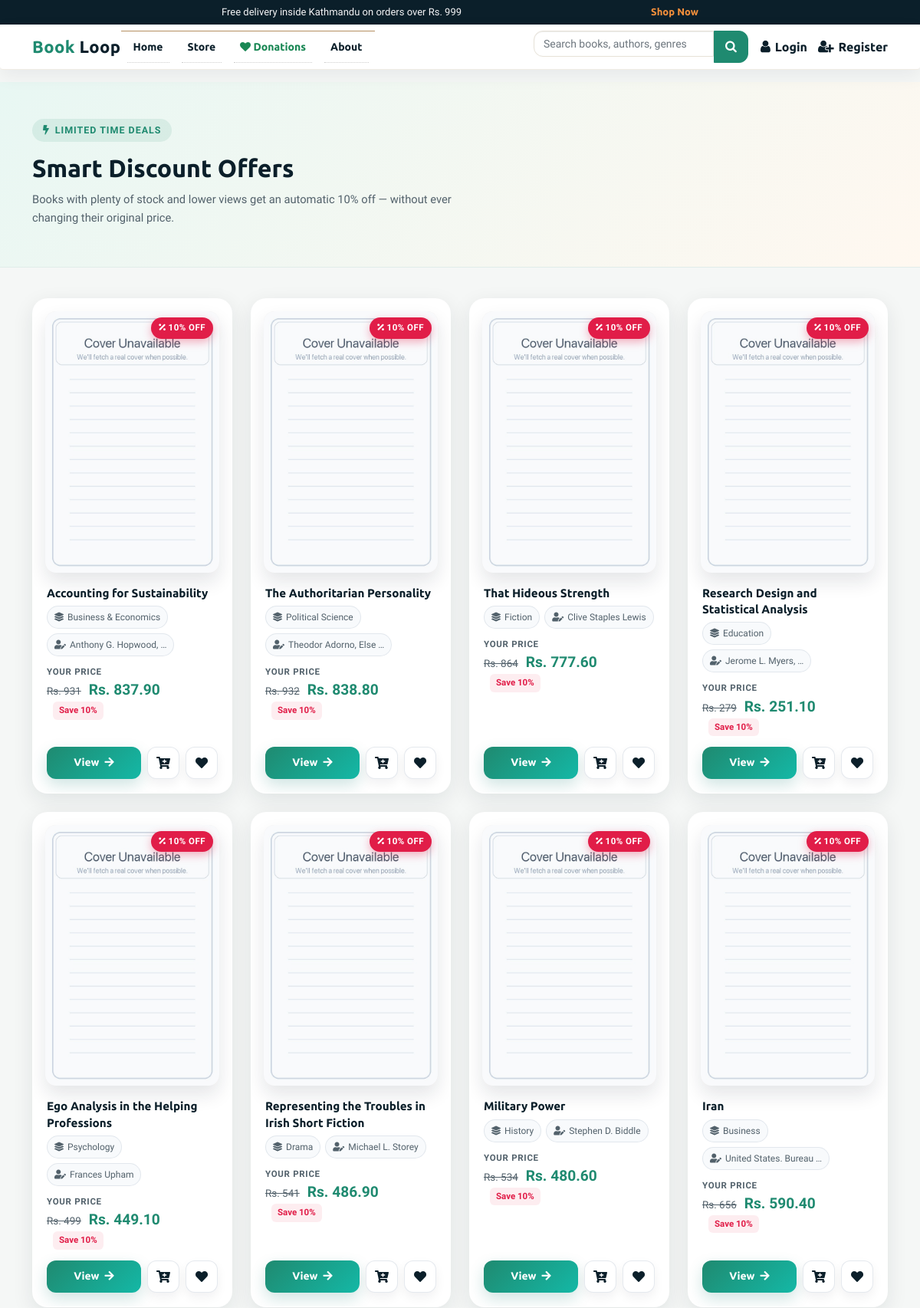
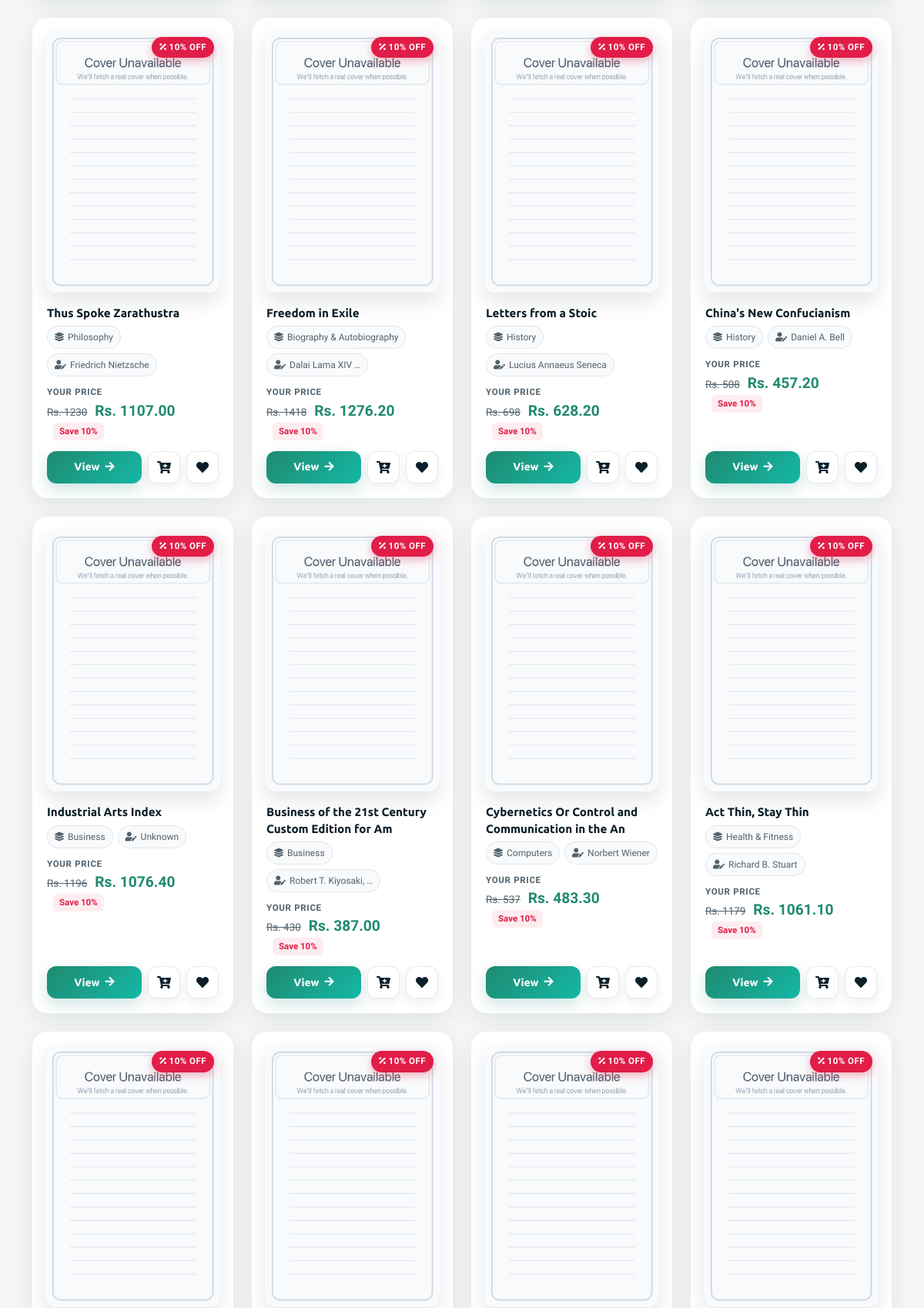
/offers/discounts/ (upper part), run on the app's committed database (2 pictures, top to bottom).
### books/models.py (models this page shows, shortened)
class Product(models.Model):
    Book_name = models.CharField(max_length=50)
    Author = models.CharField(max_length=50, default="")
    genre = models.CharField(max_length=300)
    description = models.CharField(max_length=1000, default="")
    price = models.IntegerField(default=0)
    pub_date = models.DateField(default=timezone.now)
    quantity = models.PositiveBigIntegerField(default=1)
    seller = models.ForeignKey(
        settings.AUTH_USER_MODEL,
        on_delete=models.SET_NULL,
        null=True,
        blank=True,
        related_name="products",
    )
    listing_type = models.CharField(
        max_length=10,
        choices=LISTING_CHOICES,
        default="sell",
    )
    listing_status = models.CharField(
        max_length=20,
        choices=LISTING_STATUS,
        default="approved",
    )
    swap_preference = models.CharField(
        max_length=255,
        blank=True,
        null=True,
        help_text="Title or genre of the book you want in exchange.",
    )
    condition = models.CharField(
        max_length=50,
        blank=True,
        null=True,
        help_text=(
            "Physical condition of the book for swapping "
            "(e.g. New, Like New, Good, Heavily Used)."
        ),
    )
    location = models.CharField(
        max_length=255,
        blank=True,
        null=True,
        help_text="City or neighborhood for the swap",
    )
    contact_email = models.EmailField(
        blank=True,
        null=True,
        help_text="Email for other users to contact you for swapping",
    )
    image = CloudinaryField("image", folder="bookloop_covers", null=True, blank=True)
    sequence = models.IntegerField(default=0)
    views = models.PositiveIntegerField(default=0)
    average_rating = models.FloatField(default=0.0)
    rating_count = models.PositiveIntegerField(default=0)
    @property
    def discounted_price(self) -> Decimal:
        return round(Decimal(self.price) * Decimal("0.90"), 2)

### books/views.py (the view)
# urls.py: path('offers/discounts/', views.DiscountOffersView.as_view(), name='discount_offers'),
class DiscountOffersView(ListView):
    model = Product
    template_name = "discount_offers.html"
    context_object_name = "discount_books"
    def get_queryset(self):
        return (
            Product.objects.filter(quantity__gte=5, views__lte=50)
            .order_by("-quantity")
        )
    def get_context_data(self, **kwargs):  # type: ignore[override]
        context = super().get_context_data(**kwargs)
        cart_items = 0
        if self.request.user.is_authenticated:
            order, _ = Order.objects.get_or_create(
                user=self.request.user.username,
                complete=False,
            )
            cart_items = order.get_cart_items
        context["cartItems"] = cart_items
        return context

### transactions/context_processors.py (called while the page is built, shortened)
def cart_item_count(request):
    if not request.user.is_authenticated:
        return {"cart_count": 0, "cartItems": 0}

### templates/discount_offers.html (shortened to what this page needs)
{% load static %}
{% include 'components/base/base-top.html' %}
<link href="https://cdn.jsdelivr.net/npm/bootstrap@5.0.0-beta3/dist/css/bootstrap.min.css" rel="stylesheet"
>
<link rel="stylesheet" href="https://use.fontawesome.com/releases/v5.15.3/css/all.css"
>
{% include 'components/header/header.html' %}
<section class="discount-hero">
  <div class="container">
    <div class="discount-eyebrow"><i class="fas fa-bolt"></i> Limited time deals</div>
    <h1 class="discount-title">Smart Discount Offers</h1>
    <p class="discount-sub">Books with plenty of stock and lower views get an automatic 10% off — without ever changing their original price.</p>
  </div>
</section>
<section class="discount-grid-wrap">
  <div class="container">
    <div class="row row-cols-2 row-cols-md-3 row-cols-lg-4 g-4">
      {% for product in discount_books %}
      <div class="col">
        <div class="disc-card">
          <div class="disc-img-wrap">
            <span class="disc-badge"><i class="fas fa-percentage"></i> 10% OFF</span>
            <a href="{% url 'product' product.id %}">
              {% if product.image %}
              <img src="{{ product.image.url }}" alt="{{ product.Book_name }}"
                   data-fallback="{% static 'images/default_cover.jpg' %}"
                   onerror="this.onerror=null;this.src=this.dataset.fallback;">
              {% else %}
              <img src="{% static 'images/default_cover.jpg' %}" alt="{{ product.Book_name }}">
              {% endif %}
            </a>
          </div>
          <div class="disc-body">
            <h5 class="disc-title">{{ product.Book_name }}</h5>
            <div class="disc-meta">
              <span class="disc-chip"><i class="fas fa-layer-group"></i> {{ product.genre }}</span>
              <span class="disc-chip"><i class="fas fa-user-edit"></i> {{ product.Author|truncatewords:3 }}</span>
            </div>
            <div class="disc-price-block">
              <div class="disc-label">Your price</div>
              <div>
                <del class="disc-orig">Rs. {{ product.price }}</del>
                <span class="disc-new">Rs. {{ product.discounted_price }}</span>
                <span class="disc-saving">Save 10%</span>
              </div>
            </div>
            <div class="disc-actions">
              <a href="{% url 'product' product.id %}" class="disc-btn-details">
                View <i class="fas fa-arrow-right"></i>
              </a>
              <button data-product="{{ product.id }}" data-action="add"
                      class="disc-icon-btn disc-cart-btn update-cart" title="Add to cart">
                <i class="fas fa-cart-plus"></i>
              </button>
              <span class="product_data addToWishlist disc-icon-btn disc-wish-btn" title="Save to wishlist">
                <i class="fas fa-heart"></i>
              </span>
            </div>
          </div>
        </div>
      </div>
      {% endfor %}
    </div>
  </div>
</section>
{% include 'components/footer/footer.html' %}
{% include 'components/base/base-bottom.html' %}

### static/css/style.css (style rules this page uses)
html, body { font-size: 100%; font-family: 'Open Sans', sans-serif; background:#ffffff; }
p { margin:0; }
h1,h2,h3,h4,h5,h6,a { font-family:'Ubuntu', sans-serif !important; margin:0; }

### templates/components/header/header.html (style rules this page uses)
:root { --bw-ink: #0b1f2a; --bw-muted: #52616b; --bw-accent: #1f8a70; --bw-accent-2: #f28f3b; --bw-surface: #ffffff; }

### templates/discount_offers.html (style rules this page uses)
:root { --bw-ink: #0b1f2a; --bw-muted: #52616b; --bw-accent: #1f8a70; --bw-accent-soft: #e8f7f3; --bw-surface: #ffffff; --bw-paper: #f7f3eb; --bw-shadow: 0 8px 28px rgba(11,31,42,0.09); --bw-shadow-hover: 0 18px 44px rgba(11,31,42,0.15); }
body { font-family: 'Work Sans', sans-serif; color: var(--bw-ink); background: #f5f7f6; }
.discount-hero { background: linear-gradient(135deg, #e8f7f3 0%, #fff8f0 100%); border-bottom: 1px solid #e0ede9; padding: 48px 0 36px; }
.discount-eyebrow { display: inline-flex; align-items: center; gap: 7px; font-size: 0.78rem; font-weight: 700; text-transform: uppercase; letter-spacing: .08em; color: var(--bw-accent); background: rgba(31,138,112,0.1); padding: 6px 14px; border-radius: 999px; margin-bottom: 14px; }
.discount-title { font-family: 'Merriweather', serif; font-size: 2rem; font-weight: 700; color: var(--bw-ink); line-height: 1.25; margin-bottom: 10px; }
.discount-sub { color: var(--bw-muted); font-size: 0.92rem; max-width: 560px; line-height: 1.6; }
.discount-grid-wrap { padding: 40px 0 64px; }
.disc-card { position: relative; border-radius: 20px; overflow: hidden; background: var(--bw-surface); border: 1px solid rgba(255,255,255,0.75); box-shadow: var(--bw-shadow); display: flex; flex-direction: column; height: 100%; transition: transform 0.25s ease, box-shadow 0.25s ease; }
.disc-img-wrap { position: relative; padding: 16px 16px 0; }
.disc-img-wrap a { display: block; }
.disc-img-wrap img { display: block; width: 100%; aspect-ratio: 2 / 3; object-fit: contain; background: #f0eee9; border-radius: 14px; box-shadow: 0 12px 24px rgba(15,23,42,0.11); }
.disc-badge { position: absolute; top: 24px; right: 24px; z-index: 2; background: #e11d48; color: #fff; font-size: 0.72rem; font-weight: 800; letter-spacing: .04em; padding: 5px 10px; border-radius: 999px; box-shadow: 0 4px 12px rgba(225,29,72,0.35); }
.disc-body { padding: 16px 18px 18px; display: flex; flex-direction: column; flex: 1; }
.disc-title { font-family: 'Merriweather', serif; font-size: 0.95rem; font-weight: 700; color: var(--bw-ink); margin: 0 0 6px; line-height: 1.4; display: -webkit-box; -webkit-line-clamp: 2; -webkit-box-orient: vertical; overflow: hidden; }
.disc-meta { display: flex; flex-wrap: wrap; gap: 6px; margin-bottom: 12px; }
.disc-chip { display: inline-flex; align-items: center; gap: 5px; font-size: 0.75rem; color: var(--bw-muted); background: #f8fafc; border: 1px solid rgba(148,163,184,0.22); border-radius: 999px; padding: 5px 9px; }
.disc-price-block { margin-bottom: 14px; }
.disc-label { font-size: 0.72rem; font-weight: 600; text-transform: uppercase; letter-spacing: .06em; color: var(--bw-muted); margin-bottom: 4px; }
.disc-orig { font-size: 0.84rem; color: var(--bw-muted); text-decoration: line-through; margin-right: 6px; }
.disc-new { font-size: 1.2rem; font-weight: 800; color: var(--bw-accent); line-height: 1; }
.disc-saving { display: inline-block; font-size: 0.72rem; font-weight: 700; color: #e11d48; background: rgba(225,29,72,0.08); padding: 3px 8px; border-radius: 6px; margin-left: 8px; }
.disc-actions { display: grid; grid-template-columns: 1fr auto auto; gap: 8px; margin-top: auto; }
.disc-btn-details { display: inline-flex; align-items: center; justify-content: center; gap: 7px; min-height: 42px; border-radius: 12px; font-weight: 700; font-size: 0.87rem; text-decoration: none; background: linear-gradient(135deg, var(--bw-accent), #14b8a6); color: #fff; border: none; box-shadow: 0 8px 20px rgba(15,118,110,0.2); transition: all 0.2s ease; }
.disc-icon-btn { display: inline-flex; align-items: center; justify-content: center; width: 42px; min-height: 42px; border-radius: 12px; border: 1px solid rgba(148,163,184,0.24); background: #fff; color: var(--bw-ink); box-shadow: 0 6px 14px rgba(15,23,42,0.06); transition: all 0.2s ease; cursor: pointer; }

### templates/components/footer/footer.html (style rules this page uses)
:root { --bw-ink: #0b1f2a; --bw-muted: #52616b; --bw-accent: #1f8a70; --bw-accent-2: #f28f3b; }

### data on the page
Product: Book_name "Accounting for Sustainability", genre "Business & Economics", Author "Anthony G. Hopwood, …", price "931", discounted_price "837.90"
Product: Book_name "The Authoritarian Personality", genre "Political Science", Author "Theodor Adorno, Else …", price "932", discounted_price "838.80"
Product: Book_name "That Hideous Strength", genre "Fiction", Author "Clive Staples Lewis", price "864", discounted_price "777.60"
Product: Book_name "Research Design and Statistical Analysis", genre "Education", Author "Jerome L. Myers, …", price "279", discounted_price "251.10"
Product: Book_name "Ego Analysis in the Helping Professions", genre "Psychology", Author "Frances Upham", price "499", discounted_price "449.10"
Product: Book_name "Representing the Troubles in Irish Short Fiction", genre "Drama", Author "Michael L. Storey", price "541", discounted_price "486.90"
Product: Book_name "Military Power", genre "History", Author "Stephen D. Biddle", price "534", discounted_price "480.60"
Product: Book_name "Iran", genre "Business", Author "United States. Bureau …", price "656", discounted_price "590.40"
Product: Book_name "Thus Spoke Zarathustra", genre "Philosophy", Author "Friedrich Nietzsche", price "1230", discounted_price "1107.00"
Product: Book_name "Freedom in Exile", genre "Biography & Autobiography", Author "Dalai Lama XIV …", price "1418", discounted_price "1276.20"
Product: Book_name "Letters from a Stoic", genre "History", Author "Lucius Annaeus Seneca", price "698", discounted_price "628.20"
Product: Book_name "China's New Confucianism", genre "History", Author "Daniel A. Bell", price "508", discounted_price "457.20"
Product: Book_name "Industrial Arts Index", genre "Business", Author "Unknown", price "1196", discounted_price "1076.40"
Product: Book_name "Business of the 21st Century Custom Edition for Am", genre "Business", Author "Robert T. Kiyosaki, …", price "430", discounted_price "387.00"
Product: Book_name "Cybernetics Or Control and Communication in the An", genre "Computers", Author "Norbert Wiener", price "537", discounted_price "483.30"
Product: Book_name "Act Thin, Stay Thin", genre "Health & Fitness", Author "Richard B. Stuart", price "1179", discounted_price "1061.10"
